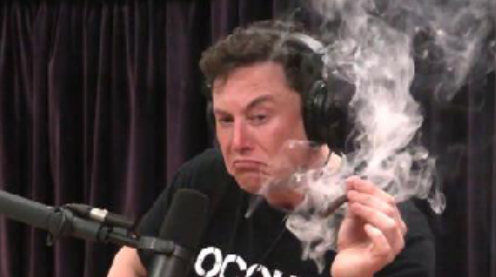
#> input picture day03/ex03/tt.png, 496 x 277 px
$ python sc.py
#> lines starting #> are read from the running program, lines starting #| are printed output that depends on the picture
#> further down, arr is the input picture: shape (277, 496, 3) float32; mean R, G, B 0.316, 0.261, 0.26
### day03/ex03/ColorFilter.py
#!/usr/bin/env python
# -*- coding: utf-8 -*-

import numpy as np

class ColorFilter():
	def invert(self, array):
		ret = 1 - array
		return ret

	# [22 lines left out: functions to_blue, to_green, to_red, celluloid, not called in this run]

	def to_grayscale(self, array, filter='w'):
#> called with filter = 'm'
		if filter.startswith('m'):
			sm = np.sum(array, 2)
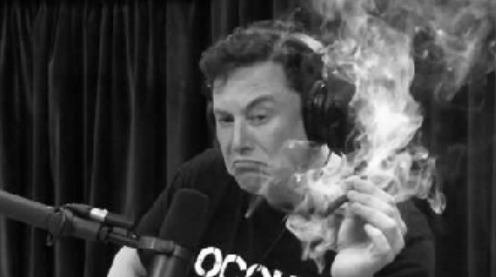
#> sm: shape (277, 496) float32; min 0.0588, max 2.99, mean 0.838; drawn with min black and max white
			reshaped = np.reshape(sm, (array.shape[0], array.shape[1], 1))
			brd = np.broadcast_to(reshaped, (array.shape[0], array.shape[1], 3))
			ret = brd[:,:,:] / array.shape[2]
			return ret
		elif filter.startswith('w'):
			array[0:,0:,0] *= 0.299
			array[0:,0:,1] *= 0.587
			array[0:,0:,2] *= 0.114
			sm = np.sum(array, 2)
			ret = np.tile(sm[:,:,None], (1, 1, 3))
			return ret

import matplotlib.pyplot as plt


class ImageProcessor():
	# [6 lines left out: function load, not called in this run]

	def display(self, array):
		plt.imshow(array)
		plt.show()

### day03/ex03/sc.py
from ColorFilter import ColorFilter
cf = ColorFilter()
import matplotlib.pyplot as plt
arr = plt.imread("tt.png")
gr = cf.to_grayscale(arr, 'm')
plt.imshow(gr)
plt.show()
